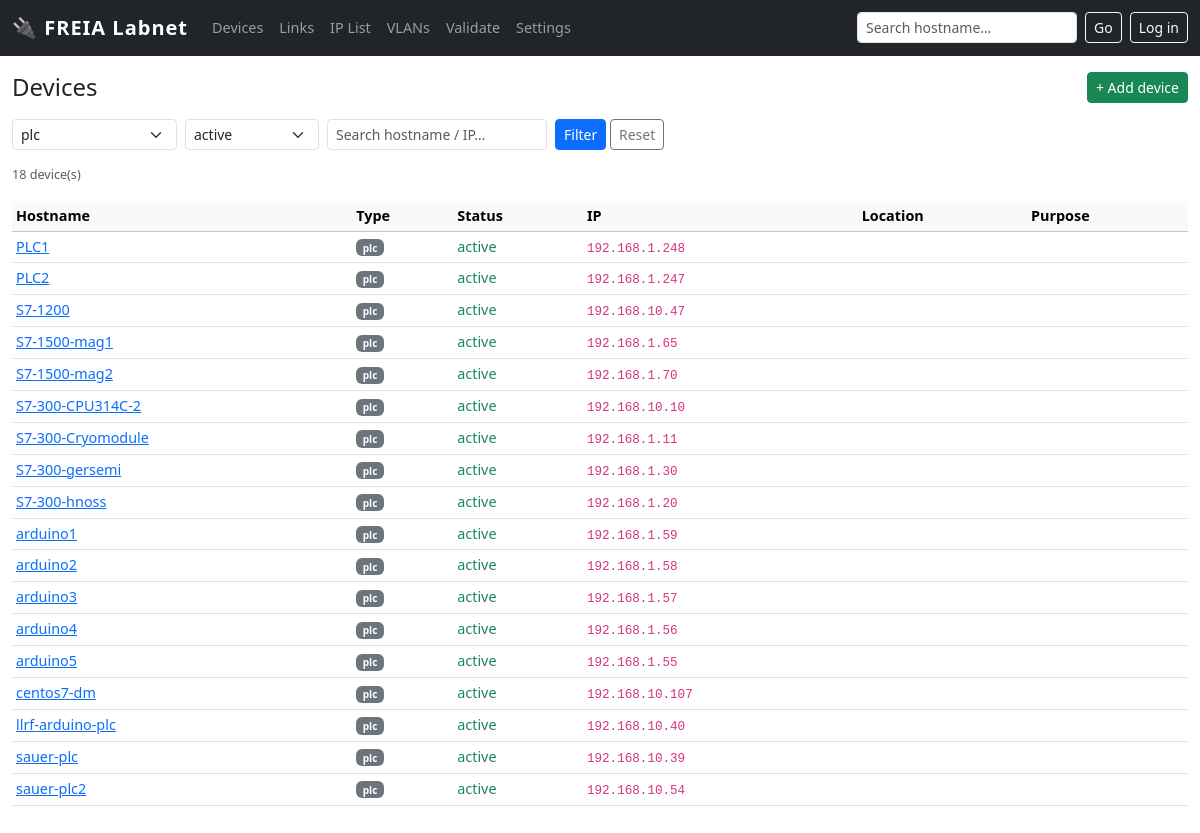
/devices?kind=plc, run on an earlier commit of the app's database.
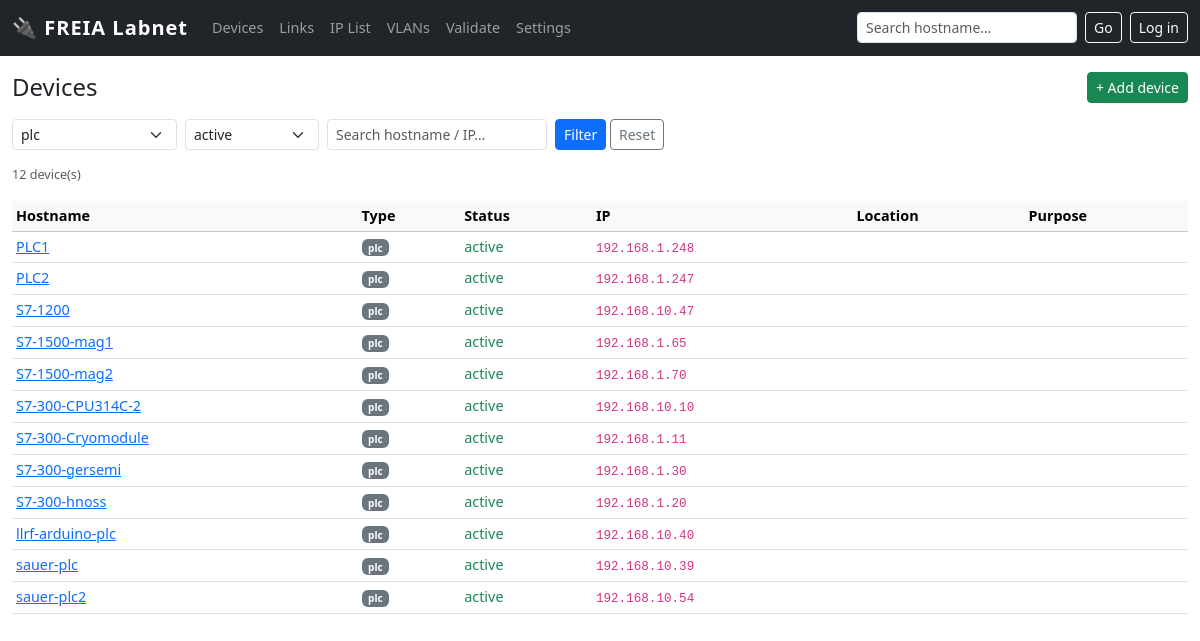
And on a later commit of the database.
### tables this page shows
CREATE TABLE "device" (
    id INTEGER PRIMARY KEY,
    hostname TEXT UNIQUE,
    kind TEXT NOT NULL,
    vendor_model TEXT,
    os TEXT,
    serial TEXT,
    location_id INTEGER REFERENCES location(id),
    owner TEXT,
    purpose TEXT,
    status TEXT NOT NULL DEFAULT 'active' CHECK(status IN (
        'active','spare','loan','disconnected','retired','planned'
    )),
    notes TEXT,
    vm_host_id INTEGER REFERENCES device(id)
);

### app.py (the view)
@app.route('/devices')
def devices():
    kind   = request.args.get('kind', '')
    status = request.args.get('status', 'active')
    q      = request.args.get('q', '').strip()
    sql = """
        SELECT d.id, d.hostname, d.kind, d.status, d.purpose,
               l.name as location,
               (SELECT i.ip FROM iface i WHERE i.device_id=d.id AND i.ip IS NOT NULL AND i.ip != ''
                ORDER BY i.kind='nic' DESC, i.id LIMIT 1) as ip
        FROM device d LEFT JOIN location l ON l.id = d.location_id
        WHERE 1=1
    """
    args = []
    if kind:
        sql += " AND d.kind = ?"; args.append(kind)
    if status:
        sql += " AND d.status = ?"; args.append(status)
    if q:
        sql += """ AND (d.hostname LIKE ? OR d.purpose LIKE ? OR d.notes LIKE ?
                       OR EXISTS (SELECT 1 FROM iface WHERE device_id=d.id AND ip LIKE ?)
                       OR EXISTS (SELECT 1 FROM iface WHERE device_id=d.id AND mac LIKE ?))"""
        args += [f'%{q}%', f'%{q}%', f'%{q}%', f'%{q}%', f'%{q}%']
    sql += " ORDER BY d.hostname"
    devs = query(sql, args)
    return render_template('devices.html', devices=devs,
        kinds=device_kinds(), statuses=device_statuses(),
        sel_kind=kind, sel_status=status, q=q)

### app.py (called while the page is built)
@app.before_request
def _require_login_for_writes():
    if not _AUTH_HASH:
        return                            # no password set → open (dev mode)
    if request.endpoint in ('login', 'logout', 'static'):
        return
    if request.method == 'POST' and not current_user.is_authenticated:
        flash('Please log in to make changes.', 'warning')
        return redirect(url_for('login'))

def get_enum(category):
    try:
        rows = query("SELECT value FROM enum_value WHERE category=? ORDER BY value", (category,))
        return [r['value'] for r in rows]
    except Exception:
        return []

def device_kinds():    return get_enum('device_kind')

def device_statuses(): return get_enum('device_status')

def get_db():
    db = getattr(g, '_database', None)
    if db is None:
        db = g._database = sqlite3.connect(LABNET_PATH)
        db.row_factory = sqlite3.Row
        db.execute('PRAGMA foreign_keys = ON')
    return db

def query(sql, args=(), one=False):
    cur = get_db().execute(sql, args)
    rv = cur.fetchall()
    return (rv[0] if rv else None) if one else rv

### templates/devices.html (shortened to what this page needs)
{% extends "base.html" %}
{% block content %}
<div class="d-flex justify-content-between align-items-center mb-3">
  <h4 class="mb-0">Devices</h4>
  <button class="btn btn-sm btn-success" type="button"
          data-bs-toggle="collapse" data-bs-target="#add-device-form">
    + Add device
  </button>
</div>
<form class="row g-2 mb-3" method="get">
  <div class="col-auto">
    <select name="kind" class="form-select form-select-sm">
      {% for k in kinds %}
      <option value="{{ k }}" {% if k == sel_kind %}selected{% endif %}>{{ k }}</option>
      {% endfor %}
    </select>
  </div>
  <div class="col-auto">
    <select name="status" class="form-select form-select-sm">
      {% for s in statuses %}
      <option value="{{ s }}" {% if s == sel_status %}selected{% endif %}>{{ s }}</option>
      {% endfor %}
    </select>
  </div>
  <div class="col-auto">
    <input type="text" name="q" class="form-control form-control-sm"
           placeholder="Search hostname / IP…" value="{{ q }}">
  </div>
  <div class="col-auto">
    <button class="btn btn-sm btn-primary" type="submit">Filter</button>
    <a href="/devices" class="btn btn-sm btn-outline-secondary">Reset</a>
  </div>
</form>
<p class="text-muted small">{{ devices|length }} device(s)</p>
<table class="table table-sm table-hover">
  <thead class="table-light">
    <tr>
      <th>Hostname</th><th>Type</th><th>Status</th><th>IP</th><th>Location</th><th>Purpose</th>
    </tr>
  </thead>
  <tbody>
    {% for d in devices %}
    <tr>
      <td><a href="/device/{{ d['id'] }}">{{ d['hostname'] }}</a></td>
      <td><span class="badge bg-secondary kind-badge">{{ d['kind'] }}</span></td>
      <td>
        {% if d['status'] == 'active' %}<span class="text-success">active</span>
        {% elif d['status'] == 'retired' %}<span class="text-muted">retired</span>
        {% elif d['status'] == 'disconnected' %}<span class="text-warning">disconnected</span>
        {% else %}{{ d['status'] }}{% endif %}
      </td>
      <td>{% if d['ip'] %}<code class="small">{{ d['ip'] }}</code>{% endif %}</td>
      <td>{{ d['location'] or '' }}</td>
      <td class="text-muted">{{ d['purpose'] or '' }}</td>
    </tr>
    {% else %}
    <tr><td colspan="6" class="text-center text-muted">No devices found</td></tr>
    {% endfor %}
  </tbody>
</table>
{% endblock %}

What changed in the data, as far as the page shows it:
no longer on this page (row edited): device: hostname "arduino1", kind "plc", status "active", ip "192.168.1.59"
no longer on this page (row edited): device: hostname "arduino2", kind "plc", status "active", ip "192.168.1.58"
no longer on this page (row edited): device: hostname "arduino3", kind "plc", status "active", ip "192.168.1.57"
no longer on this page (row edited): device: hostname "arduino4", kind "plc", status "active", ip "192.168.1.56"
no longer on this page (row edited): device: hostname "arduino5", kind "plc", status "active", ip "192.168.1.55"
no longer on this page (row edited): device: hostname "centos7-dm", kind "plc", status "active", ip "192.168.10.107"
Also different on the page:
{{ devices|length }}: "18" → "12"
